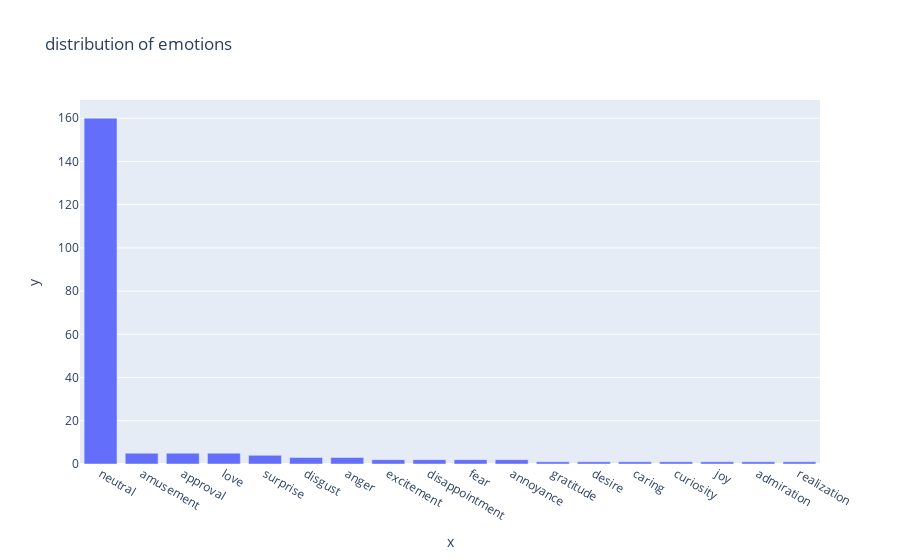

Notebook source saved alongside this figure:
### Code cell
fig = px.bar( x=freq['unique_values'], y=freq['counts'], title='distribution of emotions') 
fig.show()

### Figure 1 — Plotly figure (JSON) as saved in the notebook; plotly's stock layout.template omitted (floating-point values rounded to 4 significant figures)
{"data": [{"alignmentgroup": "True", "hovertemplate": "x=%{x}<br>y=%{y}<extra></extra>", "legendgroup": "", "marker": {"color": "#636efa", "pattern": {"shape": ""}}, "name": "", "offsetgroup": "", "orientation": "v", "showlegend": false, "textposition": "auto", "type": "bar", "x": ["neutral", "amusement", "approval", "love", "surprise", "disgust", "anger", "excitement", "disappointment", "fear", "annoyance", "gratitude", "desire", "caring", "curiosity", "joy", "admiration", "realization"], "xaxis": "x", "y": [160, 5, 5, 5, 4, 3, 3, 2, 2, 2, 2, 1, 1, 1, 1, 1, 1, 1], "yaxis": "y"}], "layout": {"barmode": "relative", "legend": {"tracegroupgap": 0}, "title": {"text": "distribution of emotions"}, "xaxis": {"anchor": "y", "domain": [0, 1], "title": {"text": "x"}}, "yaxis": {"anchor": "x", "domain": [0, 1], "title": {"text": "y"}}}}
